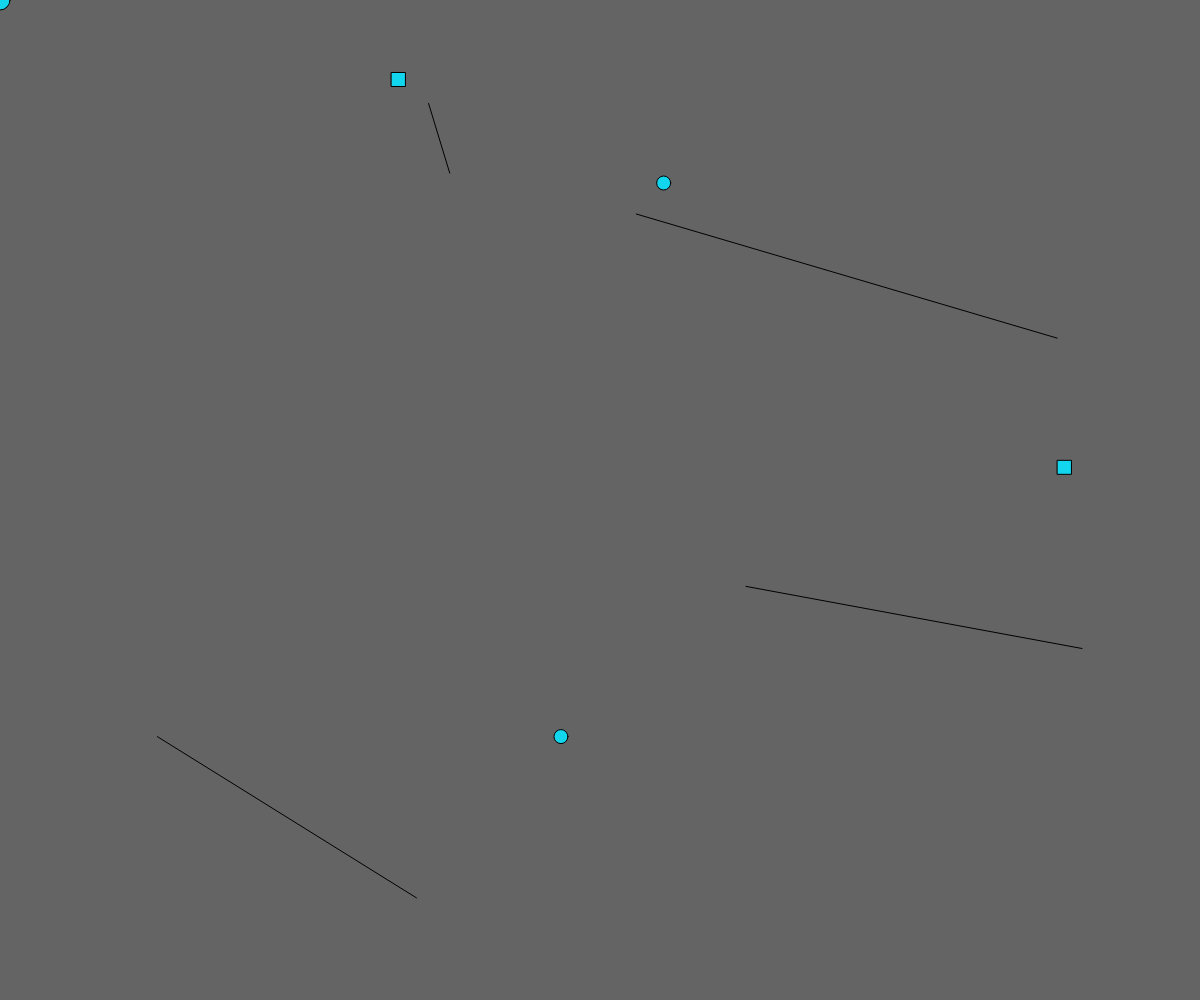
Frame 1 (no input)
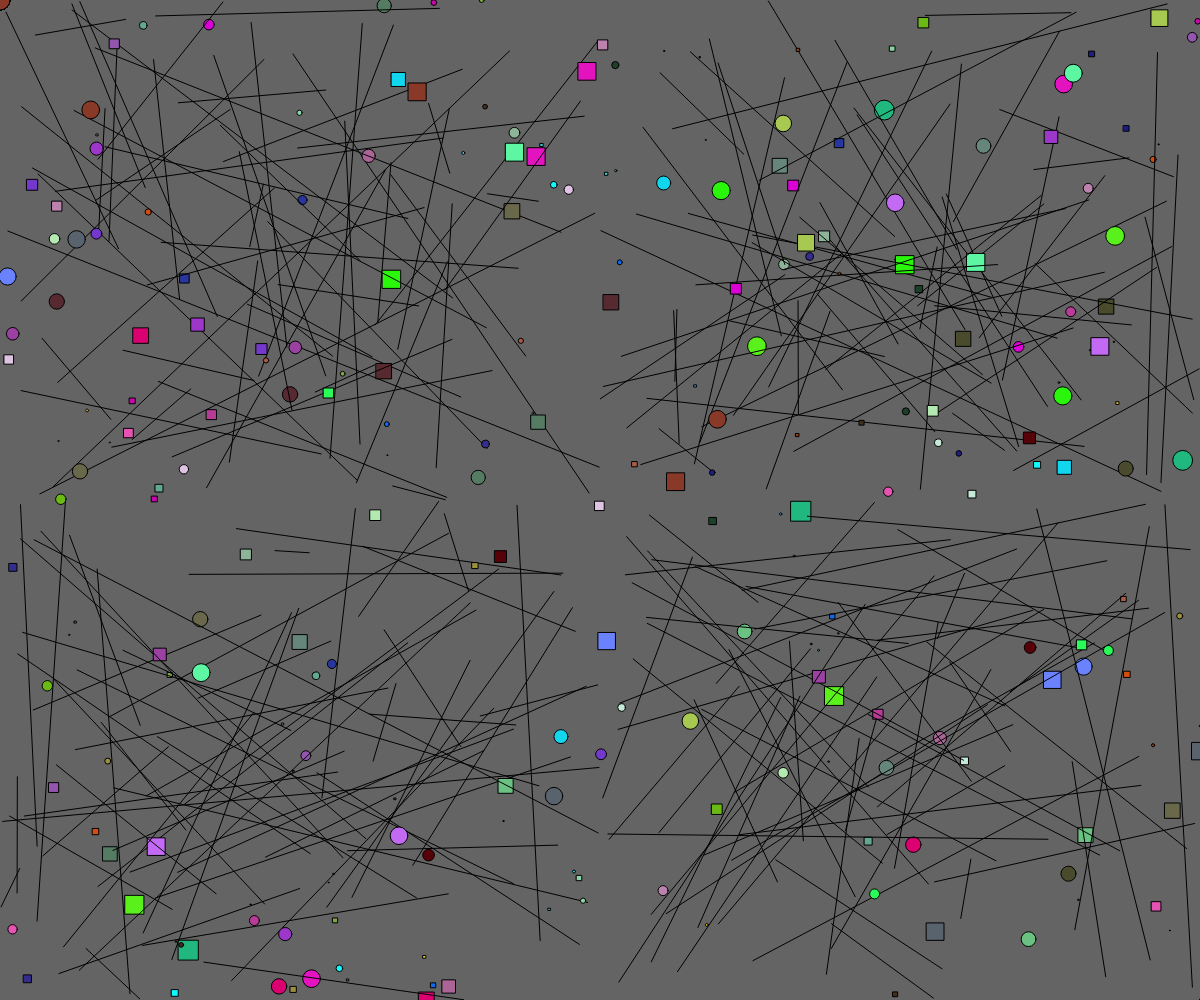
Frame 60 (no input)
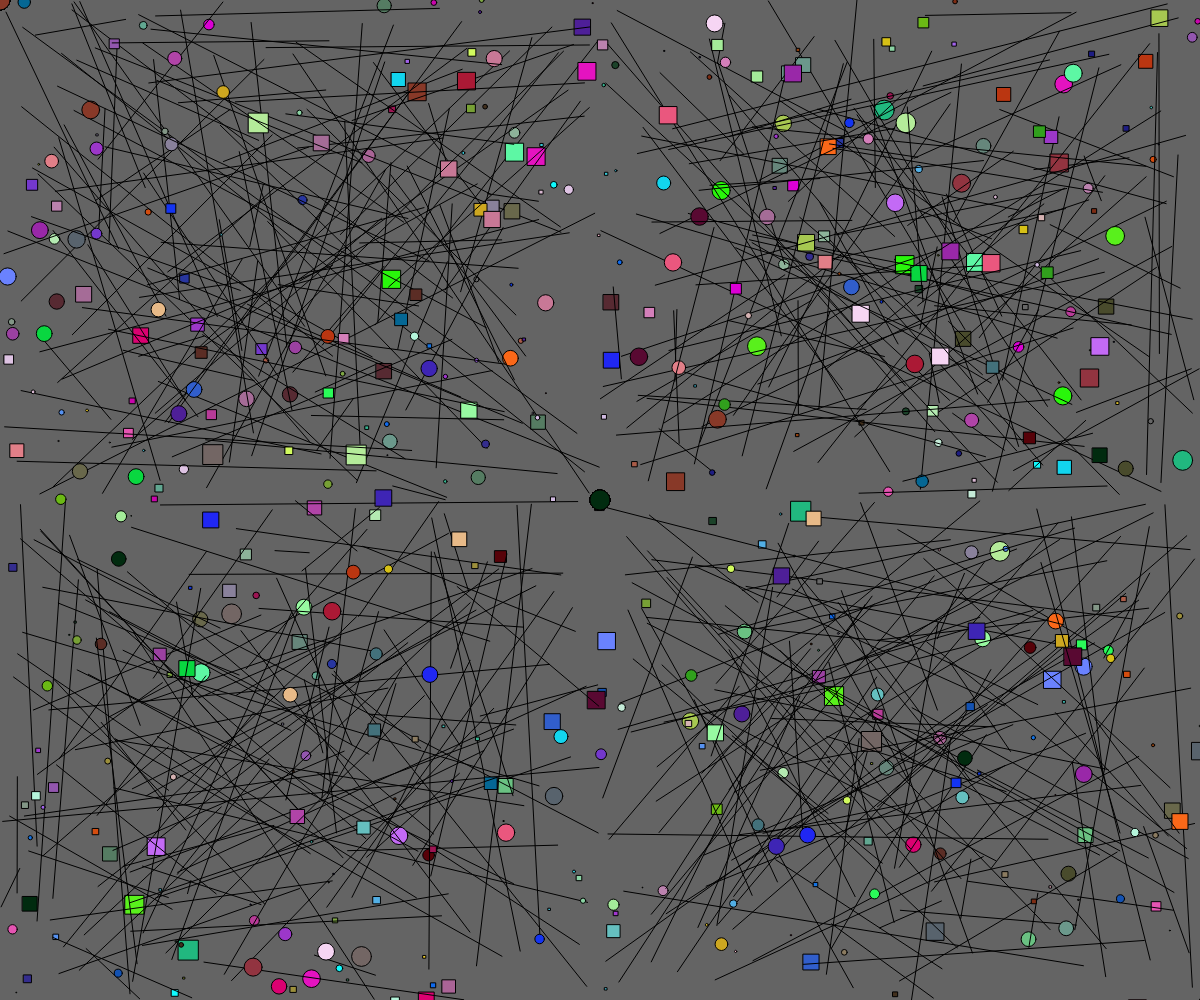
Frame 120 (the mouse pressed at the canvas centre since frame 60)

The p5.js sketch that drew these frames (run headless with seeded random() and noise() and a simulated clock; from frame 60 on, the mouse is pressed at the canvas centre):

// p5.js sketch
// ── sketch.js
function setup() {
	createCanvas(windowWidth, windowHeight);
	background(100);
}

function draw() {
	let halfWidth = windowWidth/2;
	let halfHeight = windowHeight/2;
	
	line(random(halfWidth), random(halfHeight), random(halfWidth), random(halfHeight));
	line(random(halfWidth, windowWidth), random(halfHeight, windowHeight), random(halfWidth, windowWidth), random(halfHeight, windowHeight));
	line(random(halfWidth), random(halfHeight, windowHeight), random(halfWidth), random(halfHeight, windowHeight));
	line(random(halfWidth, windowWidth), random(halfHeight), random(halfWidth, windowWidth), random(halfHeight));
	
	
	let sSize = random(20);
	fill(random(255), random(255), random(255));
	square(random(windowWidth), random(windowHeight), sSize);
	circle(random(windowWidth), random(windowHeight), sSize);
	square(random(windowWidth), random(windowHeight), sSize);
	circle(random(windowWidth), random(windowHeight), sSize);
	let cir = circle(mouseX, mouseY, 20);
}
